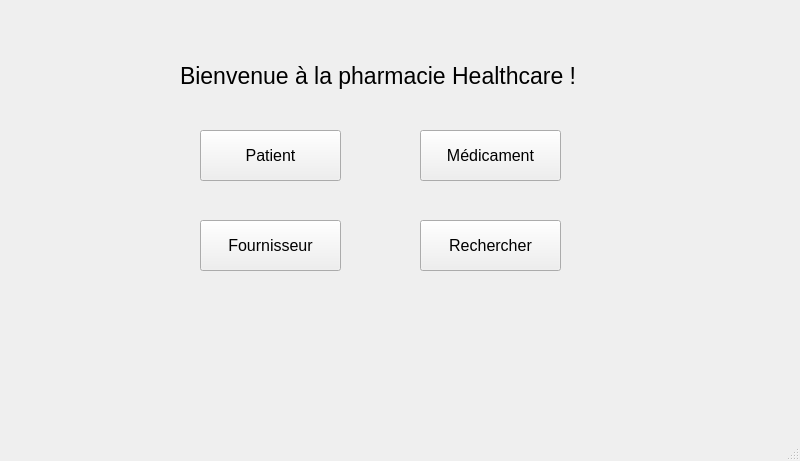
<?xml version="1.0" encoding="UTF-8"?>
<ui version="4.0">
 <class>MainWindow</class>
 <widget class="QMainWindow" name="MainWindow">
  <property name="geometry">
   <rect>
    <x>0</x>
    <y>0</y>
    <width>800</width>
    <height>461</height>
   </rect>
  </property>
  <property name="windowTitle">
   <string>MainWindow</string>
  </property>
  <widget class="QWidget" name="centralwidget">
   <widget class="QLabel" name="label_bienvenue">
    <property name="geometry">
     <rect>
      <x>180</x>
      <y>60</y>
      <width>401</width>
      <height>31</height>
     </rect>
    </property>
    <property name="font">
     <font>
      <pointsize>17</pointsize>
     </font>
    </property>
    <property name="text">
     <string>Bienvenue à la pharmacie Healthcare !</string>
    </property>
   </widget>
   <widget class="QPushButton" name="pushButton_patient">
    <property name="geometry">
     <rect>
      <x>200</x>
      <y>130</y>
      <width>141</width>
      <height>51</height>
     </rect>
    </property>
    <property name="font">
     <font>
      <pointsize>12</pointsize>
     </font>
    </property>
    <property name="text">
     <string>Patient</string>
    </property>
   </widget>
   <widget class="QPushButton" name="pushButton_medicament">
    <property name="geometry">
     <rect>
      <x>420</x>
      <y>130</y>
      <width>141</width>
      <height>51</height>
     </rect>
    </property>
    <property name="font">
     <font>
      <pointsize>12</pointsize>
     </font>
    </property>
    <property name="text">
     <string>Médicament</string>
    </property>
   </widget>
   <widget class="QPushButton" name="pushButton_fournisseur">
    <property name="geometry">
     <rect>
      <x>200</x>
      <y>220</y>
      <width>141</width>
      <height>51</height>
     </rect>
    </property>
    <property name="font">
     <font>
      <pointsize>12</pointsize>
     </font>
    </property>
    <property name="text">
     <string>Fournisseur</string>
    </property>
   </widget>
   <widget class="QPushButton" name="pushButton">
    <property name="geometry">
     <rect>
      <x>420</x>
      <y>220</y>
      <width>141</width>
      <height>51</height>
     </rect>
    </property>
    <property name="font">
     <font>
      <pointsize>12</pointsize>
     </font>
    </property>
    <property name="text">
     <string>Rechercher</string>
    </property>
   </widget>
  </widget>
  <widget class="QMenuBar" name="menubar">
   <property name="geometry">
    <rect>
     <x>0</x>
     <y>0</y>
     <width>800</width>
     <height>21</height>
    </rect>
   </property>
  </widget>
  <widget class="QStatusBar" name="statusbar"/>
 </widget>
 <resources/>
 <connections/>
</ui>
